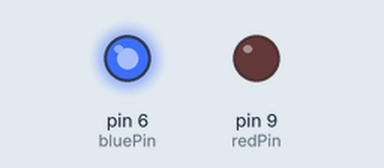
Recording of a sketch running on a simulated Arduino Uno, built with avr-gcc and run on an emulated ATmega328P. Shown: output pins drawn as LEDs (lit = HIGH).

Above: at 0.2 s.
At 5.2 s:
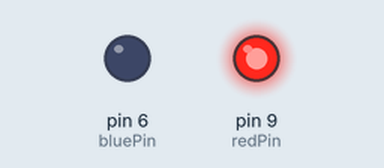
At 8.7 s:
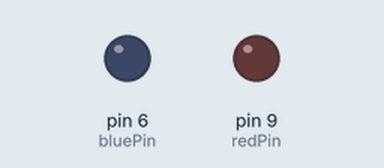
Timing chart, 0 to 9.1 s (numbered marks = the images above):
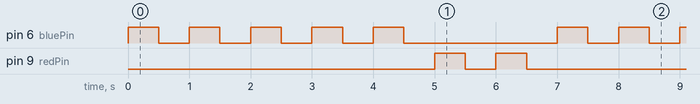

The sketch:

project9_LED_blink_counter.ino
```cpp
// Project 9: LED Blink Counter with For Loops
// Board: Arduino Uno
// Uses for loops to blink blue LED 5 times then red LED 2 times, repeating
// Demonstrates cleaner, scalable code compared to manual repetition

int redPin  = 9;   // red LED longer leg (anode)
int bluePin = 6;   // blue LED longer leg (anode)
int wait      = 500;  // delay between blinks in ms
int blueBlink = 5;    // number of times blue LED blinks
int redBlink  = 2;    // number of times red LED blinks
int j;                // loop counter variable

void setup() {
  pinMode(bluePin, OUTPUT);
  pinMode(redPin,  OUTPUT);
}

void loop() {
  // blink blue LED blueBlink times
  for (j = 1; j <= blueBlink; j = j + 1) {
    digitalWrite(bluePin, HIGH); delay(wait);
    digitalWrite(bluePin, LOW);  delay(wait);
  }

  // blink red LED redBlink times
  for (j = 1; j <= redBlink; j = j + 1) {
    digitalWrite(redPin, HIGH); delay(wait);
    digitalWrite(redPin, LOW);  delay(wait);
  }
}
```

Measured:
- by itself, pin 6 (bluePin): repeats every 7.0 s: 4 × (LOW 0.50 s, HIGH 0.50 s), LOW 2.5 s, HIGH 0.50 s
- by itself, pin 9 (redPin): repeats every 7.0 s: LOW 0.50 s, HIGH 0.50 s, LOW 5.5 s, HIGH 0.50 s
- by itself, everything shown: repeats every 7.0 s, in 14 steps
